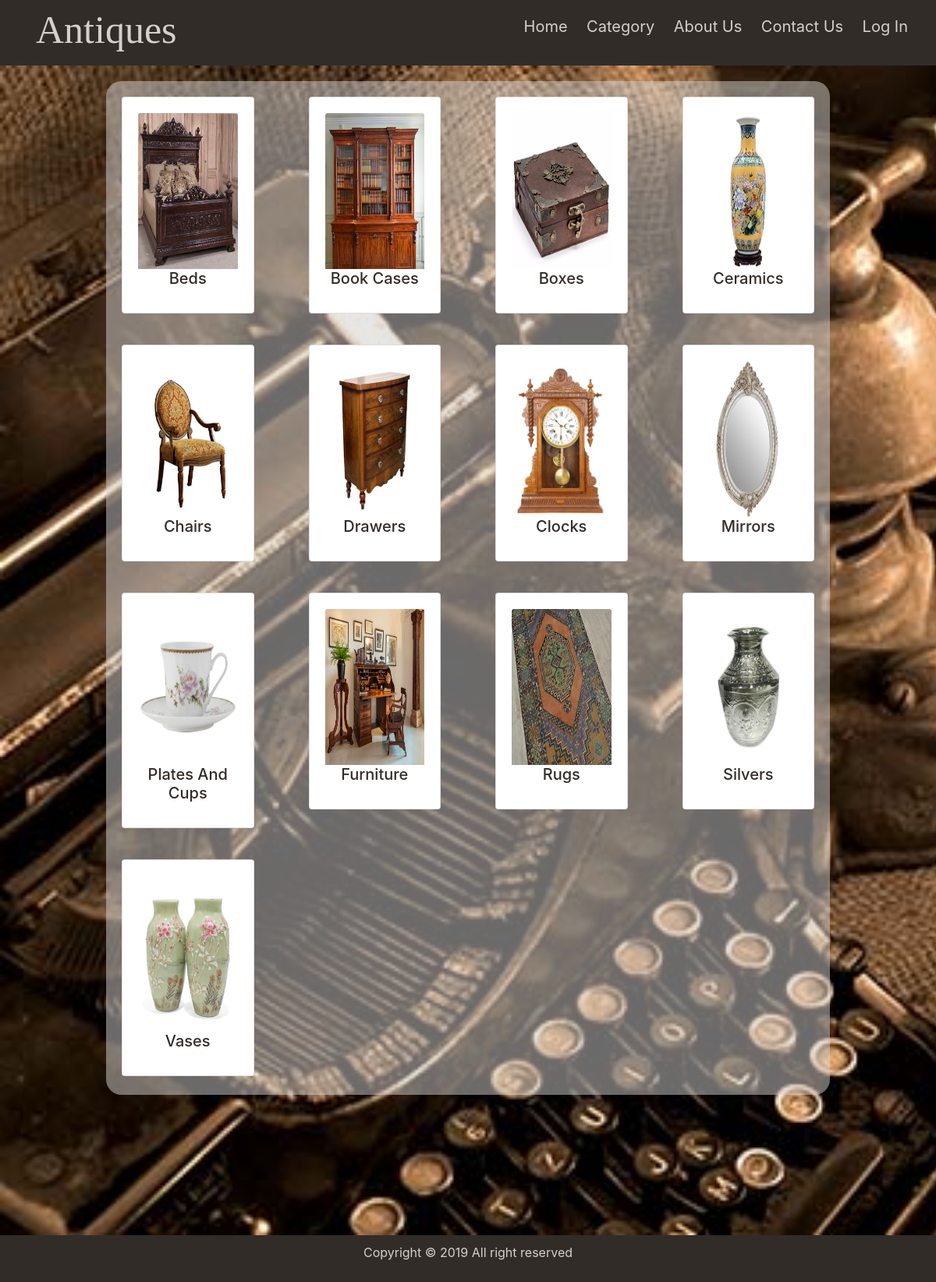
The page /category/ on the database its author committed.
### antique_app/models.py (models this page shows, shortened)
class Category(models.Model):
    name=models.CharField(max_length=200)
    picture = models.ImageField(upload_to='images')

### antique_app/views.py (the view)
# urls.py: path('category/', views.category, name='category'),
def category(request):
    category =Category.objects.all()
    data = {
        'category':category
    }
    return render(request, 'category.html', data)

### templates/category.html (shortened to what this page needs)
{% extends 'base.html' %}
{%block body%}
    <div class="cont" id="cont">
    <div class="row">
            {%for i in category%}
            <div class="col-sm-3">
              <div class="card">
                <div class="card-body">
                    <img class="card-img-top" src="{{i.picture.url}}" width="200px" height="200px">
                    <h5 class="card-title"><a href="{% url 'catdetail' i.id%}">{{i.name}}</a></h5>
                </div>
              </div>
            </div>
            {%endfor%}
    </div>
</div>
{%endblock%}

### static/style.css (style rules this page uses)
* { box-sizing: border-box; }
body { margin: 0; background-color: #544a44; }
.card-title { text-align: center; color: #544a44; }
.card-title a { color: #322c28; }
.cont { width: 85%; background-color: #d3d0ce82; margin: 0 auto; height: 600px; border-radius: 20px; }
#cont { width: 80%; background-color: #d3d0ce82; margin: 0 auto; height: 1300px; }
.card { margin: 20px; }

### rows shown on the page
Category: picture (picture), name "Beds"
Category: picture (picture), name "Book Cases"
Category: picture (picture), name "Boxes"
Category: picture (picture), name "Ceramics"
Category: picture (picture), name "Chairs"
Category: picture (picture), name "Drawers"
Category: picture (picture), name "Clocks"
Category: picture (picture), name "Mirrors"
Category: picture (picture), name "Plates And Cups"
Category: picture (picture), name "Furniture"
Category: picture (picture), name "Rugs"
Category: picture (picture), name "Silvers"
Category: picture (picture), name "Vases"
